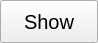
<?xml version="1.0" encoding="UTF-8"?>
<ui version="4.0">
 <class>showCard</class>
 <widget class="QWidget" name="showCard">
  <property name="geometry">
   <rect>
    <x>0</x>
    <y>0</y>
    <width>98</width>
    <height>43</height>
   </rect>
  </property>
  <property name="sizePolicy">
   <sizepolicy hsizetype="Expanding" vsizetype="Fixed">
    <horstretch>0</horstretch>
    <verstretch>0</verstretch>
   </sizepolicy>
  </property>
  <property name="windowTitle">
   <string>Form</string>
  </property>
  <layout class="QGridLayout" name="gridLayout">
   <property name="leftMargin">
    <number>0</number>
   </property>
   <property name="topMargin">
    <number>0</number>
   </property>
   <property name="rightMargin">
    <number>0</number>
   </property>
   <property name="bottomMargin">
    <number>0</number>
   </property>
   <property name="spacing">
    <number>0</number>
   </property>
   <item row="0" column="0">
    <widget class="QPushButton" name="pushButton">
     <property name="sizePolicy">
      <sizepolicy hsizetype="Expanding" vsizetype="Expanding">
       <horstretch>0</horstretch>
       <verstretch>0</verstretch>
      </sizepolicy>
     </property>
     <property name="font">
      <font>
       <pointsize>15</pointsize>
      </font>
     </property>
     <property name="text">
      <string>Show</string>
     </property>
    </widget>
   </item>
  </layout>
 </widget>
 <resources/>
 <connections/>
</ui>
